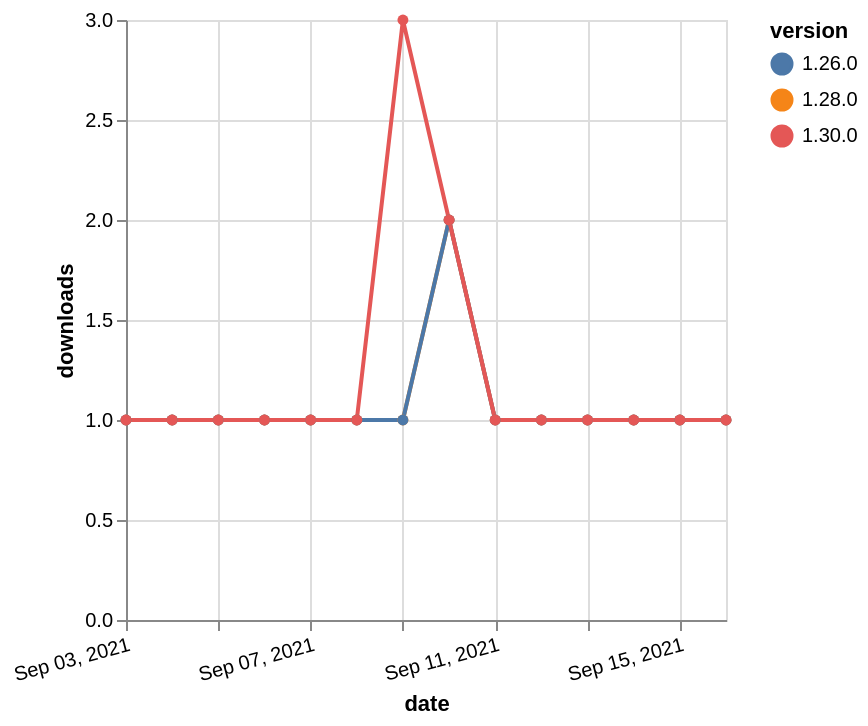

The specification (Vega-Lite) saved for this image:
### Vega-Lite specification from a JSON file in a GitHub repository (floating-point values rounded to 4 significant figures)
{"$schema": "https://vega.github.io/schema/vega-lite/v5.json", "description": "A simple bar chart with embedded data.", "data": {"values": [{"date": "2021-09-03", "total": 213, "delta": 1, "version": "1.28.0"}, {"date": "2021-09-04", "total": 214, "delta": 1, "version": "1.28.0"}, {"date": "2021-09-05", "total": 215, "delta": 1, "version": "1.28.0"}, {"date": "2021-09-06", "total": 216, "delta": 1, "version": "1.28.0"}, {"date": "2021-09-07", "total": 217, "delta": 1, "version": "1.28.0"}, {"date": "2021-09-08", "total": 218, "delta": 1, "version": "1.28.0"}, {"date": "2021-09-09", "total": 219, "delta": 1, "version": "1.28.0"}, {"date": "2021-09-10", "total": 221, "delta": 2, "version": "1.28.0"}, {"date": "2021-09-11", "total": 222, "delta": 1, "version": "1.28.0"}, {"date": "2021-09-12", "total": 223, "delta": 1, "version": "1.28.0"}, {"date": "2021-09-13", "total": 224, "delta": 1, "version": "1.28.0"}, {"date": "2021-09-14", "total": 225, "delta": 1, "version": "1.28.0"}, {"date": "2021-09-15", "total": 226, "delta": 1, "version": "1.28.0"}, {"date": "2021-09-16", "total": 227, "delta": 1, "version": "1.28.0"}, {"date": "2021-09-03", "total": 261, "delta": 1, "version": "1.26.0"}, {"date": "2021-09-04", "total": 262, "delta": 1, "version": "1.26.0"}, {"date": "2021-09-05", "total": 263, "delta": 1, "version": "1.26.0"}, {"date": "2021-09-06", "total": 264, "delta": 1, "version": "1.26.0"}, {"date": "2021-09-07", "total": 265, "delta": 1, "version": "1.26.0"}, {"date": "2021-09-08", "total": 266, "delta": 1, "version": "1.26.0"}, {"date": "2021-09-09", "total": 267, "delta": 1, "version": "1.26.0"}, {"date": "2021-09-10", "total": 269, "delta": 2, "version": "1.26.0"}, {"date": "2021-09-11", "total": 270, "delta": 1, "version": "1.26.0"}, {"date": "2021-09-12", "total": 271, "delta": 1, "version": "1.26.0"}, {"date": "2021-09-13", "total": 272, "delta": 1, "version": "1.26.0"}, {"date": "2021-09-14", "total": 273, "delta": 1, "version": "1.26.0"}, {"date": "2021-09-15", "total": 274, "delta": 1, "version": "1.26.0"}, {"date": "2021-09-16", "total": 275, "delta": 1, "version": "1.26.0"}, {"date": "2021-09-03", "total": 191, "delta": 1, "version": "1.30.0"}, {"date": "2021-09-04", "total": 192, "delta": 1, "version": "1.30.0"}, {"date": "2021-09-05", "total": 193, "delta": 1, "version": "1.30.0"}, {"date": "2021-09-06", "total": 194, "delta": 1, "version": "1.30.0"}, {"date": "2021-09-07", "total": 195, "delta": 1, "version": "1.30.0"}, {"date": "2021-09-08", "total": 196, "delta": 1, "version": "1.30.0"}, {"date": "2021-09-09", "total": 199, "delta": 3, "version": "1.30.0"}, {"date": "2021-09-10", "total": 201, "delta": 2, "version": "1.30.0"}, {"date": "2021-09-11", "total": 202, "delta": 1, "version": "1.30.0"}, {"date": "2021-09-12", "total": 203, "delta": 1, "version": "1.30.0"}, {"date": "2021-09-13", "total": 204, "delta": 1, "version": "1.30.0"}, {"date": "2021-09-14", "total": 205, "delta": 1, "version": "1.30.0"}, {"date": "2021-09-15", "total": 206, "delta": 1, "version": "1.30.0"}, {"date": "2021-09-16", "total": 207, "delta": 1, "version": "1.30.0"}]}, "width": "container", "mark": {"type": "line", "point": {"filled": true}}, "encoding": {"x": {"field": "date", "type": "temporal", "timeUnit": "yearmonthdate", "title": "date", "axis": {"labelAngle": -15}}, "y": {"field": "delta", "type": "quantitative", "title": "downloads"}, "color": {"field": "version", "type": "nominal"}, "tooltip": {"field": "delta"}}}
